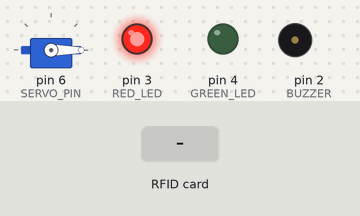
The sketch below on a simulated Arduino Uno, built with avr-gcc and run on an emulated ATmega328P. Parts: servo, output pins drawn as LEDs (lit = HIGH), buzzer (waves = sounding, pin HIGH). The test bench sets the inputs (shaded band). Pins used as bus, display or sensor lines are not drawn; what the sketch prints to the serial monitor is not drawn.

Above: at 1.2 s.
1.3 s: RFID card 13 CE 59 FB held to the reader
At 1.4 s:
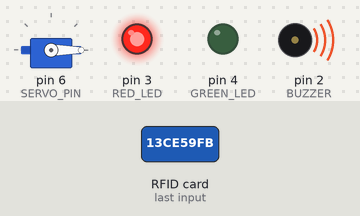
At 2.7 s:
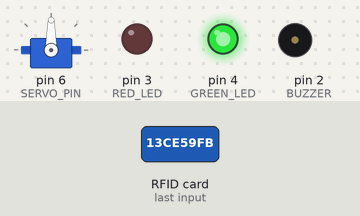
Timing chart, 0 to 8.0 s (numbered marks = the images above; inputs shaded):
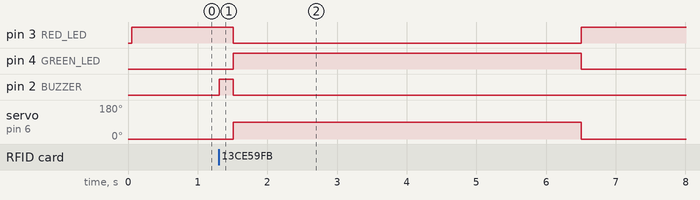

The sketch:

sketch_mar25a.ino
```cpp
#include <Servo.h>
#include <SPI.h>
#include <MFRC522.h>

#define SS_PIN 10  // RFID SS pin
#define RST_PIN 9  // RFID RST pin
#define SERVO_PIN 6  // Servo signal pin
#define RED_LED 3  // Red LED pin
#define GREEN_LED 4 // Green LED pin
#define BUZZER 2  // Buzzer pin

Servo myservo;
MFRC522 mfrc522(SS_PIN, RST_PIN);

// ✅ Allowed Card UID (Change this if needed)
byte allowedUID[] = {0x13, 0xCE, 0x59, 0xFB};

void setup() {
  Serial.begin(9600);
  SPI.begin();
  mfrc522.PCD_Init();
  myservo.attach(SERVO_PIN);
  myservo.write(0);  // Servo start position (closed)

  pinMode(RED_LED, OUTPUT);
  pinMode(GREEN_LED, OUTPUT);
  pinMode(BUZZER, OUTPUT);

  digitalWrite(RED_LED, HIGH); // Red LED blink by default
  Serial.println("Scan Your Card...");
}

void loop() {
  if (!mfrc522.PICC_IsNewCardPresent() || !mfrc522.PICC_ReadCardSerial()) {
    digitalWrite(RED_LED, HIGH);
    digitalWrite(GREEN_LED, LOW);
    return;
  }

  Serial.print("Card UID: ");
  bool isAllowed = true;

  for (byte i = 0; i < mfrc522.uid.size; i++) {
    Serial.print(mfrc522.uid.uidByte[i] < 0x10 ? " 0" : " ");
    Serial.print(mfrc522.uid.uidByte[i], HEX);

    // ✅ UID Verification
    if (mfrc522.uid.uidByte[i] != allowedUID[i]) {
      isAllowed = false;  // Agar koi bhi byte match nahi karti to card invalid
    }
  }
  Serial.println(); // New line for better readability

  if (isAllowed) {
    Serial.println("✅ Access Granted! Gate Opening...");

    // ✅ Buzzer ON for 200ms (Alert Sound)
    digitalWrite(BUZZER, HIGH);
    delay(200);
    digitalWrite(BUZZER, LOW);

    // ✅ Stop Red LED and Blink Green LED for 5 seconds
    digitalWrite(RED_LED, LOW);
    digitalWrite(GREEN_LED, HIGH);

    // ✅ Open Gate (Servo moves to 90°)
    myservo.write(90);
    delay(5000); // Gate remains open for 5 seconds

    // ✅ Close Gate (Servo moves back to 0°)
    myservo.write(0);
    digitalWrite(GREEN_LED, LOW);
    digitalWrite(RED_LED, HIGH);
  } else {
    Serial.println("❌ Access Denied! Wrong Card.");

    // 🚫 Wrong Card Alert (Buzzer beep for 500ms)
    digitalWrite(BUZZER, HIGH);
    delay(500);
    digitalWrite(BUZZER, LOW);
  }

  delay(2000); // Delay before next scan
}
 
```

Measured:
- after the input at 1.3 s, pin 3 (RED_LED): HIGH → LOW after 0.21 s, → HIGH 5.0 s later; pin 4 (GREEN_LED): LOW → HIGH after 0.21 s, → LOW 5.0 s later; pin 2 (BUZZER): LOW → HIGH at once, → LOW 0.20 s later; servo on pin 6 (SERVO_PIN): 0° → 90° after 0.21 s, → 0° 5.0 s later
